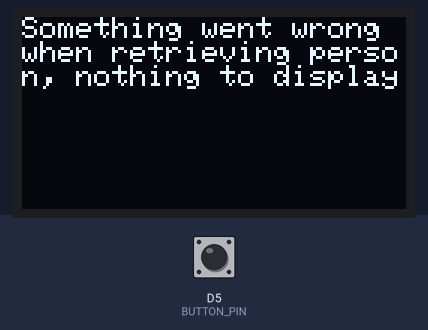
Simulated run of this sketch. Board: ESP8266 (NodeMCU). Shown: 128×64 one-colour display. The inputs (shaded band) are chosen by the test bench; at power-on: D5 (BUTTON_PIN) HIGH. WiFi joins after 1.5 s; servers stay silent unless stated; not simulated (calls return 0 or success): secrets.h; what the sketch prints to the serial monitor is not drawn.

4.3 s: D5 (BUTTON_PIN) pulled LOW for 0.15 s
Above: at 5.2 s.
Timing chart, 0 to 7.3 s (numbered marks = the images above; inputs shaded):
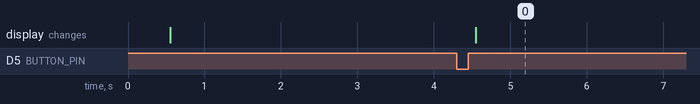

The sketch:

random_person_client.ino
```cpp
#include <ESP8266WiFi.h>
#include <ESP8266HTTPClient.h>
#include <WiFiClientSecureBearSSL.h>
#include <SPI.h>
#include <Wire.h>
#include <Adafruit_SSD1306.h>
#include <ArduinoJson.h>
#include <Bounce2.h>
#include "secrets.h"

#define SCREEN_WIDTH 128 // in pixels
#define SCREEN_HEIGHT 64 // in pixels

#define OLED_RESET -1
#define SCREEN_ADDRESS 0x3C

#define BUTTON_PIN D5

Adafruit_SSD1306 display(SCREEN_WIDTH, SCREEN_HEIGHT, &Wire, OLED_RESET);
Bounce button = Bounce(); // debouncer

BearSSL::WiFiClientSecure wifiClient;
HTTPClient httpClient;
const char* serverurl = "https://randomuser.me/api";
const char* fingerprint = "61:18:A5:DD:47:C4:5B:79:51:A3:4C:94:91:D8:CD:67:E5:85:A8:1E";
JsonDocument doc;

struct Person {
  String firstName;
  String lastName;
  String country;
  int age;
  bool valid; // for guard pattern
};

void setup() {
  initSerial();
  initDisplay();
  connectToWifi();
  initButton();
}

void loop() {
  button.update();

  if (button.fell()) { // falling edge: button press counts once independent of duration pressed
    Serial.println("Button pressed!");
    Person person = getPersonData();
    if (person.valid){
      displayPersonData(person);
    }
    else {
      displayPersonRetrievalError();
    }
  }
}

void initSerial() {
  unsigned long baud = 9600;
  Serial.begin(baud);
  while (!Serial) {;}
  Serial.println("Serial initialized!");
  delay(500);
}

void initDisplay() {
  if (!display.begin(SSD1306_SWITCHCAPVCC, SCREEN_ADDRESS)) {
    Serial.println("Display initialization failed!");
    for (;;); // stop execution if initialization failed
  }
  display.clearDisplay();
  display.setTextColor(WHITE);
  display.setTextSize(1);
  display.setCursor(0, 0);
  display.println("Display Initialized!");
  display.display();
  Serial.println("Display initialized!");
  delay(500);
}

void connectToWifi() {
  WiFi.mode(WIFI_STA);
  WiFi.begin(SSID, WIFI_PASSWORD);

  while (WiFi.status() != WL_CONNECTED) {
    Serial.println("WiFi not connected!");
    delay(500);
  }
  Serial.println("connected to WiFi!");

  wifiClient.setFingerprint(fingerprint); // enable https
  delay(500);
}

void initButton() {
  button.attach(BUTTON_PIN, INPUT_PULLUP);
  button.interval(25); // debounce time in ms
}

Person getPersonData() {
  Person person;
  person.valid = false;

  httpClient.begin(wifiClient, serverurl);
  int httpCode = httpClient.GET();

  if (httpCode <= 0) {
    Serial.printf("HTTP GET failed, error: %s\n", httpClient.errorToString(httpCode).c_str());
    httpClient.end(); // close connection
    return person;
  }

  if (httpCode != HTTP_CODE_OK) {
    Serial.printf("Unexpected HTTP code: %d\n", httpCode);
    httpClient.end(); // close connection
    return person;
  }

  /*********************************************
   At this point the http code should be 200 OK
  *********************************************/

  String payload = httpClient.getString();
  Serial.println(payload);
  httpClient.end(); // close connection

  doc = DynamicJsonDocument(2048);

  DeserializationError error = deserializeJson(doc, payload);
  if (error) {
      Serial.print("JSON parsing failed: ");
      Serial.println(error.c_str());
      return person;
  }

  // Extract fields with safe defaults (randomuser.me)
  JsonObject personJson = doc["results"][0].as<JsonObject>();
  person.firstName = personJson["name"]["first"] | "unknown";
  person.lastName  = personJson["name"]["last"]  | "unknown";
  person.country   = personJson["location"]["country"] | "unknown";
  person.age       = personJson["dob"]["age"] | 0;

  Serial.printf("Name: %s %s\n", person.firstName, person.lastName);
  Serial.printf("Country: %s\n", person.country);
  Serial.printf("Age: %d\n", person.age);

  person.valid = true;
  return person;
}

void displayPersonData(const Person& person) {
  // reset display
  display.clearDisplay();
  display.setTextSize(1);
  display.setTextColor(WHITE);

  // provide data to display
  display.setCursor(0, 0);
  display.print("Name: ");
  display.print(person.firstName);
  display.print(" ");
  display.println(person.lastName);

  display.setCursor(0, 16);
  display.print("Country: ");
  display.println(person.country);

  display.setCursor(0, 32);
  display.print("Age: ");
  display.println(person.age);

  // show everything on display
  display.display();
}

void displayPersonRetrievalError() {
  // reset display
  display.clearDisplay();
  display.setTextSize(1);
  display.setTextColor(WHITE);

  // provide data to display
  display.setCursor(0, 0);
  display.print("Something went wrong when retrieving person, nothing to display");

  // show everything on display
  display.display();
}
```

Measured:
- after the input at 4.3 s, the display: changes after 0.25 s (image 0)
